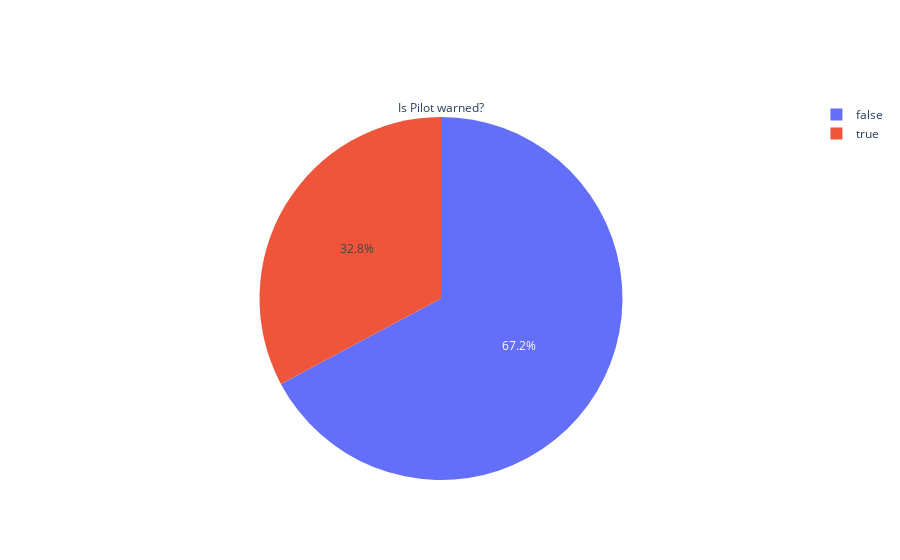

Notebook source saved alongside this figure:
### Code cell
i = df[(df[DataSchema.effect_indicated_damage] == True) & (df["Any Cost?"] == True)]["Pilot warned of birds or wildlife?"].to_list()
k = Counter(i)

fig = go.Figure(data=[go.Pie(values=tuple(k.values()),labels=tuple(k.keys()),title="Is Pilot warned?")])
fig

### Figure 1 — Plotly figure (JSON) as saved in the notebook; plotly's stock layout.template omitted (floating-point values rounded to 4 significant figures)
{"data": [{"labels": [false, true], "title": {"text": "Is Pilot warned?"}, "type": "pie", "values": [541, 264]}], "layout": {}}
